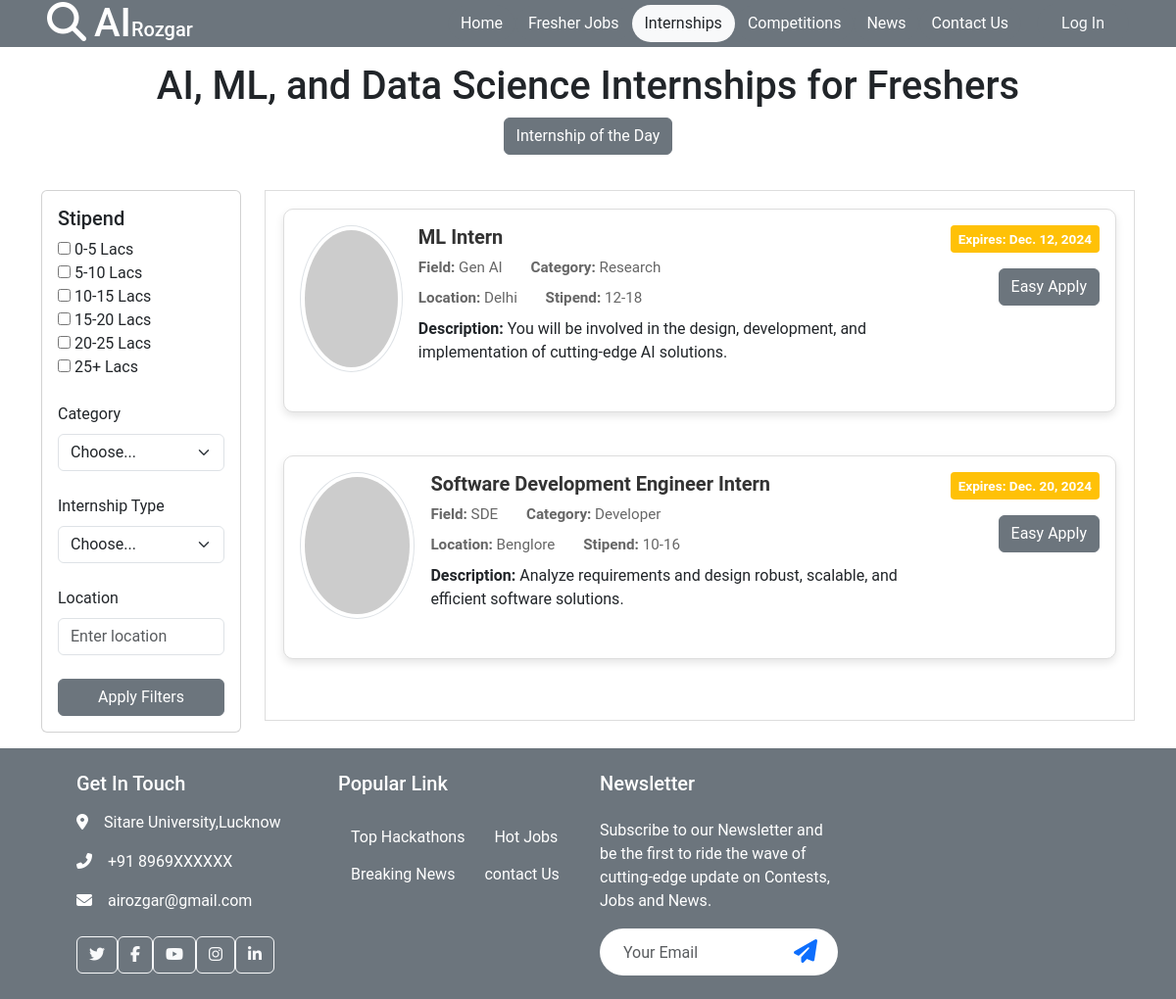
/internship/, run on the app's committed database.
### home/models.py (models this page shows, shortened)
class Internship(models.Model):
    company = models.ForeignKey(Company, on_delete=models.CASCADE)
    title = models.CharField(max_length=255, default='Internship')
    description = models.TextField()
    field = models.CharField(max_length=255)
    category = models.CharField(max_length=255)
    stipend = models.CharField(max_length=20)
    location = models.CharField(max_length=255)
    expiry_date = models.DateField()
    created_date = models.DateField(auto_now_add=True)
    skills = models.TextField()
    student_applied = models.JSONField()  # To store hashmap of students applied

### home/views.py (the view, shortened to what this page needs)
# urls.py: path('internship/', internship, name='internship'),
def internship(request):
    stipend_ranges = request.GET.getlist('stipend', [])
    category = request.GET.get('category', '')
    internship_type = request.GET.get('internship_type', '')
    location = request.GET.get('location', '')
    internships = Internship.objects.all()
    if category:
        internships = internships.filter(category__icontains=category)
    if internship_type:
        internships = internships.filter(type__icontains=internship_type)
    if location:
        internships = internships.filter(location__icontains=location)
    return render(request, 'internship.html', {'internships': internships})

### home/templates/internship.html (shortened to what this page needs)
{% extends 'base.html' %}
{% block start %}
<div class="container-xxl hero-header">
    <div class="container py-3">
        <div class="row g-5">
            <div class="col-12 text-center">
                <h1>AI, ML, and Data Science Internships for Freshers</h1>
            </div>
        </div>
        <div class="row">
            <div class="col-md-12 top-buttons text-center">
                <button class="btn btn-secondary mx-2" id="internship-of-the-day">Internship of the Day</button>
            </div>
        </div>
    </div>
</div>
<div class="container-fluid">
    <div class="container">
        <div class="row">
            <div class="col-md-3 filter-section">
                <div class="card">
                    <div class="card-body">
                        <div class="mb-4">
                            <h5>Stipend</h5>
                            <div>
                                <input type="checkbox" class="salary-filter" id="salary1" name="salary" value="0-5"> 0-5
                                Lacs<br>
                                <input type="checkbox" class="salary-filter" id="salary2" name="salary" value="5-10">
                                5-10 Lacs<br>
                                <input type="checkbox" class="salary-filter" id="salary3" name="salary" value="10-15">
                                10-15 Lacs<br>
                                <input type="checkbox" class="salary-filter" id="salary4" name="salary" value="15-20">
                                15-20 Lacs<br>
                                <input type="checkbox" class="salary-filter" id="salary5" name="salary" value="20-25">
                                20-25 Lacs<br>
                                <input type="checkbox" class="salary-filter" id="salary6" name="salary" value="25+"> 25+
                                Lacs<br>
                            </div>
                        </div>
                        <div class="mb-4">
                            <label for="category" class="form-label">Category</label>
                            <select id="category" class="form-select">
                                <option value="">Choose...</option>
                            </select>
                        </div>
                        <div class="mb-4">
                            <label for="internship-type" class="form-label">Internship Type</label>
                            <select id="internship-type" class="form-select">
                                <option value="">Choose...</option>
                            </select>
                        </div>
                        <div class="mb-4">
                            <label for="location" class="form-label">Location</label>
                            <input type="text" id="location" class="form-control" placeholder="Enter location">
                        </div>
                        <button id="apply-filters" class="btn btn-secondary w-100">Apply Filters</button>
                    </div>
                </div>
            </div>
            <div class="col-md-9 internship-cards-section">
                <div class="scrollable-container">
                    <div class="row" id="internship-list">
                        {% for internship in internships %}
                        <div class="col-md-12 mb-4 internship-item"
                             data-stipend="{{ internship.stipend }}"
                             data-category="{{ internship.category }}"
                             data-location="{{ internship.location }}"
                             data-internship-type="{{ internship.type }}">
                            <div class="card internship-card p-3">
                                <div class="d-flex align-items-start">
                                    {% if company.profile_picture %}
                                    <div class="text-center mb-4">
                                        <img src="{{ company.profile_picture.url }}" alt="Profile Picture" class="rounded-circle img-thumbnail" style="width: 150px; height: 150px; object-fit: cover;">
                                    </div>
                                    {% else %}
                                    <div class="text-center mb-4">
                                        <img src="https://via.placeholder.com/150" alt="Default Profile Picture" class="rounded-circle img-thumbnail" style="width: 150px; height: 150px; object-fit: cover;">
                                    </div>
                                    {% endif %}
                                    <div class="internship-info flex-grow-1 ms-3">
                                        <h5 class="internship-title">{{ internship.title }}</h5>
                                        <div class="internship-details mt-2">
                                            <span><strong>Field:</strong> {{ internship.field }}</span>
                                            <span><strong>Category:</strong> {{ internship.category }}</span>
                                        </div>
                                        <div class="internship-details mt-2">
                                            <span><strong>Location:</strong> {{ internship.location }}</span>
                                            <span><strong>Stipend:</strong> {{ internship.stipend }}</span>
                                        </div>
                                        <div class="internship-description mt-2">
                                            <strong>Description: </strong>{{ internship.description }}
                                        </div>
                                    </div>
                                    <div class="action-section text-end">
                                        <div class="expiry-date bg-warning text-white">
                                            Expires: {{ internship.expiry_date }}
                                        </div>
                                        <div class="mt-3">
                                            <a href="{% url 'apply_internship' internship.id %}" class="btn btn-secondary">Easy Apply</a>
                                        </div>
                                    </div>
                                </div>
                            </div>
                        </div>
                        {% empty %}
                        <div class="col-md-12">
                            <p>No internships available at the moment.</p>
                        </div>
                        {% endfor %}
                    </div>
                </div>
            </div>
        </div>
    </div>
</div>
{% endblock %}

### home/static/css/style.css (style rules this page uses)
body { font-family: 'Poppins', 'Roboto', sans-serif; }
.filter-section { width: 20%; }
.top-buttons { display: flex; justify-content: center; margin-bottom: 20px; }
.internship-cards-section { width: 80%; }
.internship-card { margin-bottom: 20px; }

### home/templates/internship.html (style rules this page uses)
.internship-card { background-color: #fff; border: 1px solid #ddd; border-radius: 10px; box-shadow: 0 4px 8px rgba(0, 0, 0, 0.1); transition: transform 0.3s ease; }
.internship-info { flex-grow: 1; }
.internship-title { font-size: 1.25rem; font-weight: bold; color: #333; }
.internship-details { margin-top: 5px; font-size: 0.95rem; color: #666; }
.internship-details span { margin-right: 25px; }
.action-section .expiry-date { font-size: 0.85rem; font-weight: bold; border-radius: 4px; white-space: nowrap; overflow: hidden; text-overflow: ellipsis; padding: 4px 8px; }
.scrollable-container { max-height: 600px; overflow-y: auto; border: 1px solid #ddd; padding: 18px; }

### data on the page
Internship: title "ML Intern", field "Gen AI", category "Research", location "Delhi", stipend "12-18", description "You will be involved in the design, development, and implementation of cutting-edge AI solutions.", expiry_date "Dec. 12, 2024"
Internship: title "Software Development Engineer Intern", field "SDE", category "Developer", location "Benglore", stipend "10-16", description "Analyze requirements and design robust, scalable, and efficient software solutions.", expiry_date "Dec. 20, 2024"
